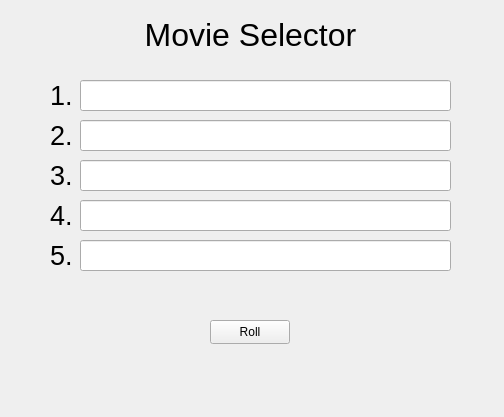
<?xml version="1.0" encoding="UTF-8"?>
<ui version="4.0">
 <class>Application</class>
 <widget class="QWidget" name="Application">
  <property name="geometry">
   <rect>
    <x>0</x>
    <y>0</y>
    <width>504</width>
    <height>417</height>
   </rect>
  </property>
  <property name="windowTitle">
   <string>Application</string>
  </property>
  <widget class="QLabel" name="title">
   <property name="geometry">
    <rect>
     <x>140</x>
     <y>10</y>
     <width>221</width>
     <height>51</height>
    </rect>
   </property>
   <property name="text">
    <string>&lt;html&gt;&lt;head/&gt;&lt;body&gt;&lt;p align=&quot;center&quot;&gt;&lt;span style=&quot; font-size:24pt;&quot;&gt;Movie Selector&lt;/span&gt;&lt;/p&gt;&lt;/body&gt;&lt;/html&gt;</string>
   </property>
  </widget>
  <widget class="QLabel" name="label1">
   <property name="geometry">
    <rect>
     <x>50</x>
     <y>80</y>
     <width>21</width>
     <height>31</height>
    </rect>
   </property>
   <property name="text">
    <string>&lt;html&gt;&lt;head/&gt;&lt;body&gt;&lt;p&gt;&lt;span style=&quot; font-size:20pt;&quot;&gt;1.&lt;/span&gt;&lt;/p&gt;&lt;/body&gt;&lt;/html&gt;</string>
   </property>
  </widget>
  <widget class="QLabel" name="label2">
   <property name="geometry">
    <rect>
     <x>50</x>
     <y>120</y>
     <width>21</width>
     <height>31</height>
    </rect>
   </property>
   <property name="text">
    <string>&lt;html&gt;&lt;head/&gt;&lt;body&gt;&lt;p&gt;&lt;span style=&quot; font-size:20pt;&quot;&gt;2.&lt;/span&gt;&lt;/p&gt;&lt;/body&gt;&lt;/html&gt;</string>
   </property>
  </widget>
  <widget class="QLabel" name="label3">
   <property name="geometry">
    <rect>
     <x>50</x>
     <y>160</y>
     <width>21</width>
     <height>31</height>
    </rect>
   </property>
   <property name="text">
    <string>&lt;html&gt;&lt;head/&gt;&lt;body&gt;&lt;p&gt;&lt;span style=&quot; font-size:20pt;&quot;&gt;3.&lt;/span&gt;&lt;/p&gt;&lt;/body&gt;&lt;/html&gt;</string>
   </property>
  </widget>
  <widget class="QLabel" name="label4">
   <property name="geometry">
    <rect>
     <x>50</x>
     <y>200</y>
     <width>21</width>
     <height>31</height>
    </rect>
   </property>
   <property name="text">
    <string>&lt;html&gt;&lt;head/&gt;&lt;body&gt;&lt;p&gt;&lt;span style=&quot; font-size:20pt;&quot;&gt;4.&lt;/span&gt;&lt;/p&gt;&lt;/body&gt;&lt;/html&gt;</string>
   </property>
  </widget>
  <widget class="QLabel" name="label5">
   <property name="geometry">
    <rect>
     <x>50</x>
     <y>240</y>
     <width>21</width>
     <height>31</height>
    </rect>
   </property>
   <property name="text">
    <string>&lt;html&gt;&lt;head/&gt;&lt;body&gt;&lt;p&gt;&lt;span style=&quot; font-size:20pt;&quot;&gt;5.&lt;/span&gt;&lt;/p&gt;&lt;/body&gt;&lt;/html&gt;</string>
   </property>
  </widget>
  <widget class="QPushButton" name="rollbutton">
   <property name="geometry">
    <rect>
     <x>210</x>
     <y>320</y>
     <width>80</width>
     <height>24</height>
    </rect>
   </property>
   <property name="text">
    <string>Roll</string>
   </property>
  </widget>
  <widget class="QLineEdit" name="movie1">
   <property name="geometry">
    <rect>
     <x>80</x>
     <y>80</y>
     <width>371</width>
     <height>31</height>
    </rect>
   </property>
   <property name="font">
    <font>
     <pointsize>14</pointsize>
    </font>
   </property>
   <property name="text">
    <string/>
   </property>
   <property name="readOnly">
    <bool>true</bool>
   </property>
  </widget>
  <widget class="QLineEdit" name="movie2">
   <property name="geometry">
    <rect>
     <x>80</x>
     <y>120</y>
     <width>371</width>
     <height>31</height>
    </rect>
   </property>
   <property name="font">
    <font>
     <pointsize>14</pointsize>
    </font>
   </property>
   <property name="text">
    <string/>
   </property>
   <property name="readOnly">
    <bool>true</bool>
   </property>
  </widget>
  <widget class="QLineEdit" name="movie3">
   <property name="geometry">
    <rect>
     <x>80</x>
     <y>160</y>
     <width>371</width>
     <height>31</height>
    </rect>
   </property>
   <property name="font">
    <font>
     <pointsize>14</pointsize>
    </font>
   </property>
   <property name="text">
    <string/>
   </property>
   <property name="readOnly">
    <bool>true</bool>
   </property>
  </widget>
  <widget class="QLineEdit" name="movie4">
   <property name="geometry">
    <rect>
     <x>80</x>
     <y>200</y>
     <width>371</width>
     <height>31</height>
    </rect>
   </property>
   <property name="font">
    <font>
     <pointsize>14</pointsize>
    </font>
   </property>
   <property name="text">
    <string/>
   </property>
   <property name="readOnly">
    <bool>true</bool>
   </property>
  </widget>
  <widget class="QLineEdit" name="movie5">
   <property name="geometry">
    <rect>
     <x>80</x>
     <y>240</y>
     <width>371</width>
     <height>31</height>
    </rect>
   </property>
   <property name="font">
    <font>
     <pointsize>14</pointsize>
    </font>
   </property>
   <property name="text">
    <string/>
   </property>
   <property name="readOnly">
    <bool>true</bool>
   </property>
  </widget>
 </widget>
 <resources/>
 <connections/>
</ui>
